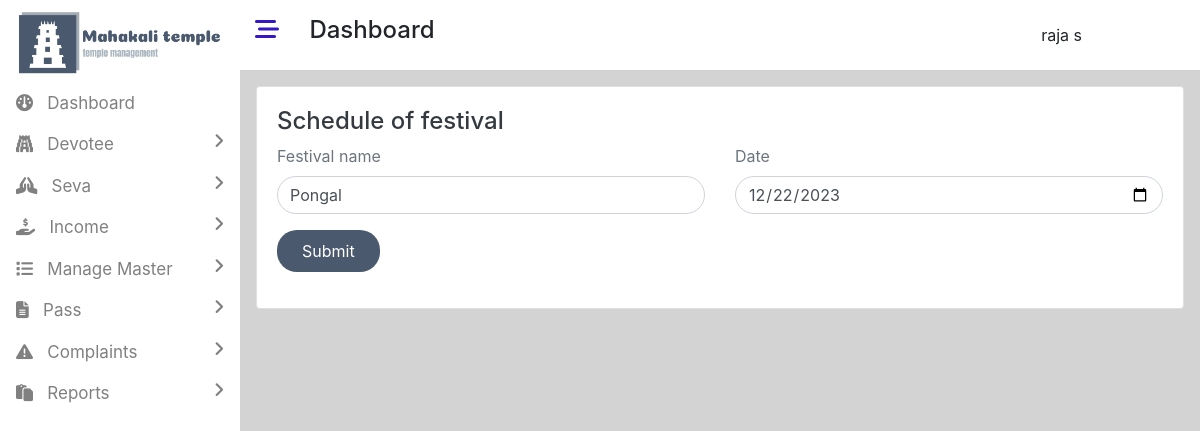
/admin/edit_festival.php?id=2 (signed in), run on the app's committed database.
### tables this page shows
CREATE TABLE `user` (
  `user_id` int(11) NOT NULL,
  `first_name` varchar(50) NOT NULL,
  `last_name` varchar(50) NOT NULL,
  `email` varchar(50) NOT NULL,
  `password` varchar(50) NOT NULL,
  `role` varchar(50) NOT NULL,
  `reading_time` timestamp NOT NULL DEFAULT current_timestamp() ON UPDATE current_timestamp()
);

CREATE TABLE `festival` (
  `festival_id` int(11) NOT NULL,
  `festival_name` varchar(50) NOT NULL,
  `festival_date` varchar(50) NOT NULL,
  `reading_time` timestamp NOT NULL DEFAULT current_timestamp() ON UPDATE current_timestamp()
);

### admin/admin_db.php (called while the page is built, shortened)
<?php
$con=mysqli_connect("localhost","root","","temple");
        ?>
        <?php
class festival
{
    public function get_festival_id($id)
    {
        global $con;
        $sql="select * from festival where festival_id=$id";
        $result=mysqli_query($con,$sql);
        return $row=mysqli_fetch_assoc($result);
    }
}
        ?>

### admin/edit_festival.php (the view, shortened to what this page needs)
<!DOCTYPE html>
<html lang="en">
<head>
    <link rel="stylesheet" href="../assets/bootstrap/bootstrap.min.css">
    <link rel="stylesheet" href="https://cdnjs.cloudflare.com/ajax/libs/font-awesome/6.4.2/css/all.min.css"  />
    <link rel="stylesheet" href="css/style.css">
</head>
<body class="dashboard-page">
<div>
<?php
include("includes/leftbar.php");
?>
<div style="width:80%;height:100vh;" class="float-right main-content">
<?php
include("includes/header.php");
include("admin_db.php");
$obj=new festival();
$states=$obj->get_festival_id($_GET["id"]);
?>
<div class="container p-3">
<div class="card">
    <div class="card-body">
<form action="" method="post" autocomplete="off">
<h4><a href="manage_festival_schedule.php" class="text-decoration-none text-dark">Schedule of festival</a></h4>
<div class="row">
    <div class="col">
        <label class="text-secondary">Festival name</label>
      <input type="text" class="form-control state-bor" id="email" value="<?=$states['festival_name']?>"  name="festival_name">
    </div>
    <div class="col">
    <label class="text-secondary">Date</label>
    <input type="date" class="form-control state-bor" id="email" name="date" value="<?=$states['festival_date']?>">
    </div>
  </div>
  <button type="submit" class="btn button-color mt-3 text-white px-4 py-2" name="edit_festival_schedule">Submit</button>
</div>
</div>
</div>
</div>
</div>
</body>
</html>

### admin/includes/header.php (shortened to what this page needs)
<div class="container-fluid">
    <div class="row">
        <div class="col-md-12 bg-white py-3">
        <h4>
        <i class="fa-solid fa-bars-staggered mybar23" style="color: #3518c3;"></i>
        <span class="ml-4 ">Dashboard</span>
        <div class="dropdown mydropdown float-right">
  <button type="button" class="mybutton btn bg-white" data-toggle="dropdown">
  <?php
  if(isset($_SESSION["uid"]))
  {
    include("../db.php");
    $sql66="select * from user where user_id=".$_SESSION["uid"];
    $result66=mysqli_query($con,$sql66);
    $row66=mysqli_fetch_assoc($result66);
    echo $row66["first_name"]." ".$row66["last_name"];
  }
  ?>
  </button>
</div>
        </h4>
        </div>
    </div>
</div>

### admin/css/style.css (style rules this page uses)
.mybar23,.mybar24 { cursor:pointer; }
.main-content { background-color:lightgray; }
.mydropdown { margin-right:90px; }

### admin/edit_festival.php (style rules this page uses)
.button-color { background-color:rgb(74,89,109); border-radius:20px; }
.state-bor { border-radius:40px; }

### data on the page
user: first_name "raja", last_name "s"
festival: festival_name "Pongal", date "12/22/2023"
